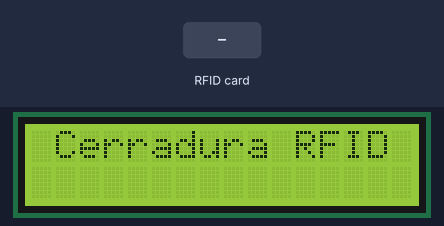
A sketch run on a simulated Arduino Uno, built with avr-gcc and run on an emulated ATmega328P. Parts: 16×2 character LCD. Inputs (shaded band) come from the test bench. What the sketch prints to the serial monitor is not drawn.

Above: at 0.7 s.
At 4.5 s:
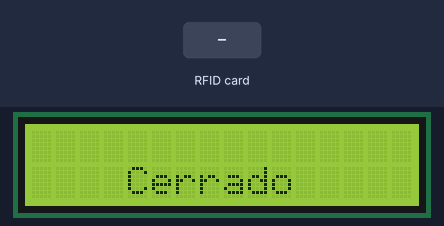
4.6 s: RFID card A2 D7 EB 1C held to the reader
At 5.7 s:
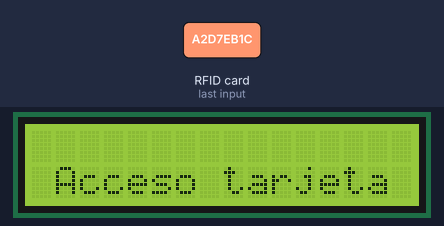
7.6 s: RFID card 3B 6F 93 15 held to the reader
At 8.2 s:
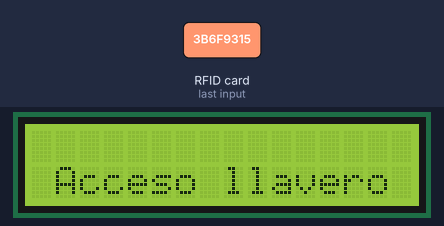
Timing chart, 0 to 10.6 s (numbered marks = the images above; inputs shaded):
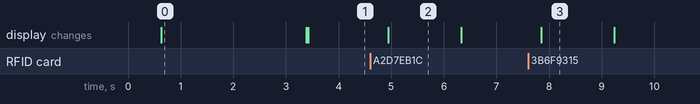

Measured:
- after the input at 4.6 s, the display: changes after 0.34 s (image 2)
- after the input at 7.6 s, the display: changes after 0.25 s (image 3)
- what the display in image 0 shows lasts 2.8 s, from 0.6 s to 3.4 s
- what the display in image 2 shows lasts 1.4 s, from 4.9 s to 6.3 s

The sketch:

RFID.ino
```cpp
#include <Wire.h>
#include <LCD.h>
#include <LiquidCrystal_I2C.h>    // libreria para LCD por I2C
#include <SPI.h>
#include <MFRC522.h>

#define RST_PIN  9      // constante para referenciar pin de reset
#define SS_PIN  10      // constante para referenciar pin de slave select
MFRC522 mfrc522(SS_PIN, RST_PIN); // crea objeto mfrc522 enviando pines de slave select y reset
LiquidCrystal_I2C lcd (0x27, 2, 1, 0, 4, 5, 6, 7); // DIR, E, RW, RS, D4, D5, D6, D7
byte LecturaUID[4];         // crea array para almacenar el UID leido
byte tarjeta[4]= {0xA2, 0xD7, 0xEB, 0x1C} ;    // UID de tarjeta leido en programa 1
byte llavero[4]= {0x3B, 0x6F, 0x93, 0x15} ;    // UID de llavero leido en programa 1

void setup() {
  Serial.begin(9600);
  SPI.begin();
  mfrc522.PCD_Init();     // inicializa modulo lector
  Serial.println("Listo");    // Muestra texto Listo
  delay(500);
lcd.setBacklightPin(3,POSITIVE);  // puerto P3 de PCF8574 como positivo
    lcd.setBacklight(HIGH);   // habilita iluminacion posterior de LCD
    lcd.begin(16, 2);     // 16 columnas por 2 lineas para LCD 1602A
    lcd.clear();      // limpia pantalla
  lcd.setCursor(1,0);
  lcd.print("Cerradura RFID");
  delay(2750);
  lcd.clear();
}

void loop() {
RFID();
delay(350);
}


void RFID()
{

   if ( ! mfrc522.PICC_IsNewCardPresent()) {  // si no hay una tarjeta presente
     lcd.clear();
     lcd.setCursor(4,1);
     lcd.print("Cerrado");
     return;
          // retorna al loop esperando por una tarjeta
  }
  if ( ! mfrc522.PICC_ReadCardSerial()){     // si no puede obtener datos de la tarjeta
    return;          } // retorna al loop esperando por otra tarjeta
       // muestra texto UID:
      // retorna al loop esperando por otra tarjeta

for (byte i = 0; i < mfrc522.uid.size; i++) {  // bucle recorre de a un byte por vez el UID
      if (mfrc522.uid.uidByte[i] < 0x10){   // si el byte leido es menor a 0x10
        Serial.print(" 0");       // imprime espacio en blanco y numero cero
        }
        else{           // sino
          Serial.print(" ");        // imprime un espacio en blanco
          }
          Serial.print(mfrc522.uid.uidByte[i], HEX);    // imprime el byte del UID leido en hexadecimal
          LecturaUID[i]=mfrc522.uid.uidByte[i];     // almacena en array el byte del UID leido
          }

          if(comparaUID(mfrc522.uid.uidByte, tarjeta)==true) { // llama a funcion comparaUID con tarjeta
            lcd.setCursor(1,1);
            lcd.print("Acceso tarjeta");
            delay(1000);

          }
            // si retorna verdadero muestra texto bienvenida

          else if(comparaUID(LecturaUID, llavero)==true)
          {
            lcd.setCursor(1,1);
            lcd.print("Acceso llavero");
            delay(1000);
          }
            // si retorna verdadero muestra texto bienvenida

}


boolean comparaUID(byte lectura[],byte usuario[]) // funcion comparaUID
{
  for (byte i=0; i < mfrc522.uid.size; i++){    // bucle recorre de a un byte por vez el UID
  if(lectura[i] != usuario[i])        // si byte de UID leido es distinto a usuario
    return(false);          // retorna falso
  }
  return(true);           // si los 4 bytes coinciden retorna verdadero
}
```
